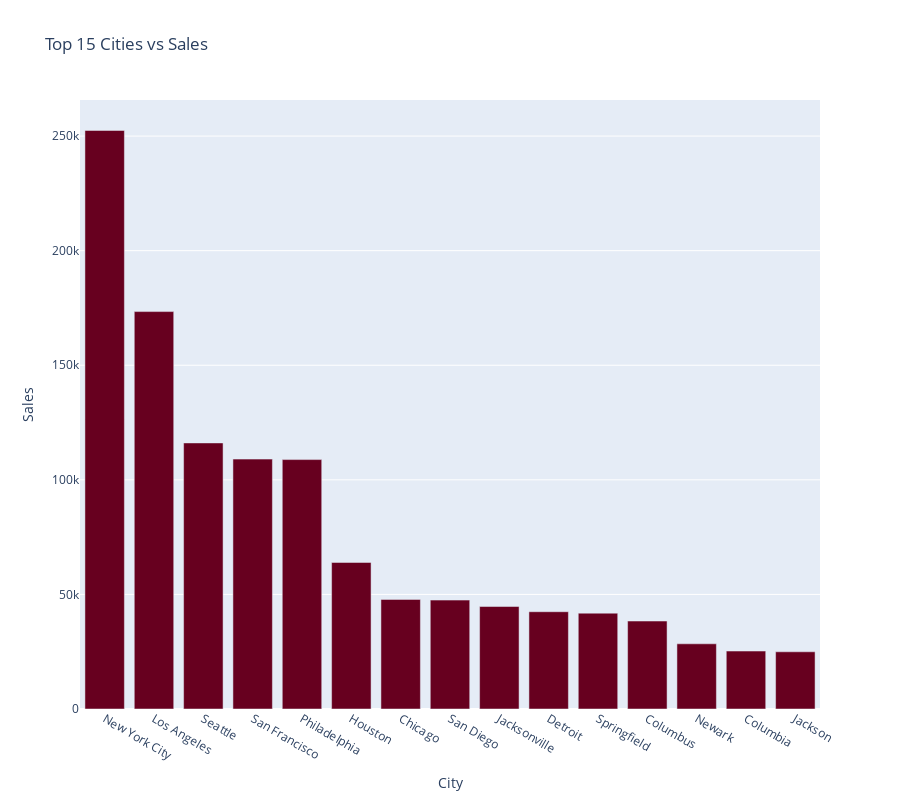

The cell this chart's notebook holds for it:
### Code cell
# Top 15 Cities vs Sales

fig=px.bar(top_cities,x='City',y='Sales',title='Top 15 Cities vs Sales',height=800,color_discrete_sequence=px.colors.sequential.RdBu)
fig.show()

### Figure 1 — Plotly figure (JSON) as saved in the notebook; plotly's stock layout.template omitted (floating-point values rounded to 4 significant figures)
{"data": [{"alignmentgroup": "True", "hovertemplate": "City=%{x}<br>Sales=%{y}<extra></extra>", "legendgroup": "", "marker": {"color": "rgb(103,0,31)", "pattern": {"shape": ""}}, "name": "", "offsetgroup": "", "orientation": "v", "showlegend": false, "textposition": "auto", "type": "bar", "x": ["New York City", "Los Angeles", "Seattle", "San Francisco", "Philadelphia", "Houston", "Chicago", "San Diego", "Jacksonville", "Detroit", "Springfield", "Columbus", "Newark", "Columbia", "Jackson"], "xaxis": "x", "y": [252500.0, 173400.0, 116100.0, 109000.0, 108800.0, 63960.0, 47820.0, 47520.0, 44710.0, 42450.0, 41830.0, 38380.0, 28450.0, 25280.0, 24960.0], "yaxis": "y"}], "layout": {"barmode": "relative", "height": 800, "legend": {"tracegroupgap": 0}, "title": {"text": "Top 15 Cities vs Sales"}, "xaxis": {"anchor": "y", "domain": [0, 1], "title": {"text": "City"}}, "yaxis": {"anchor": "x", "domain": [0, 1], "title": {"text": "Sales"}}}}
